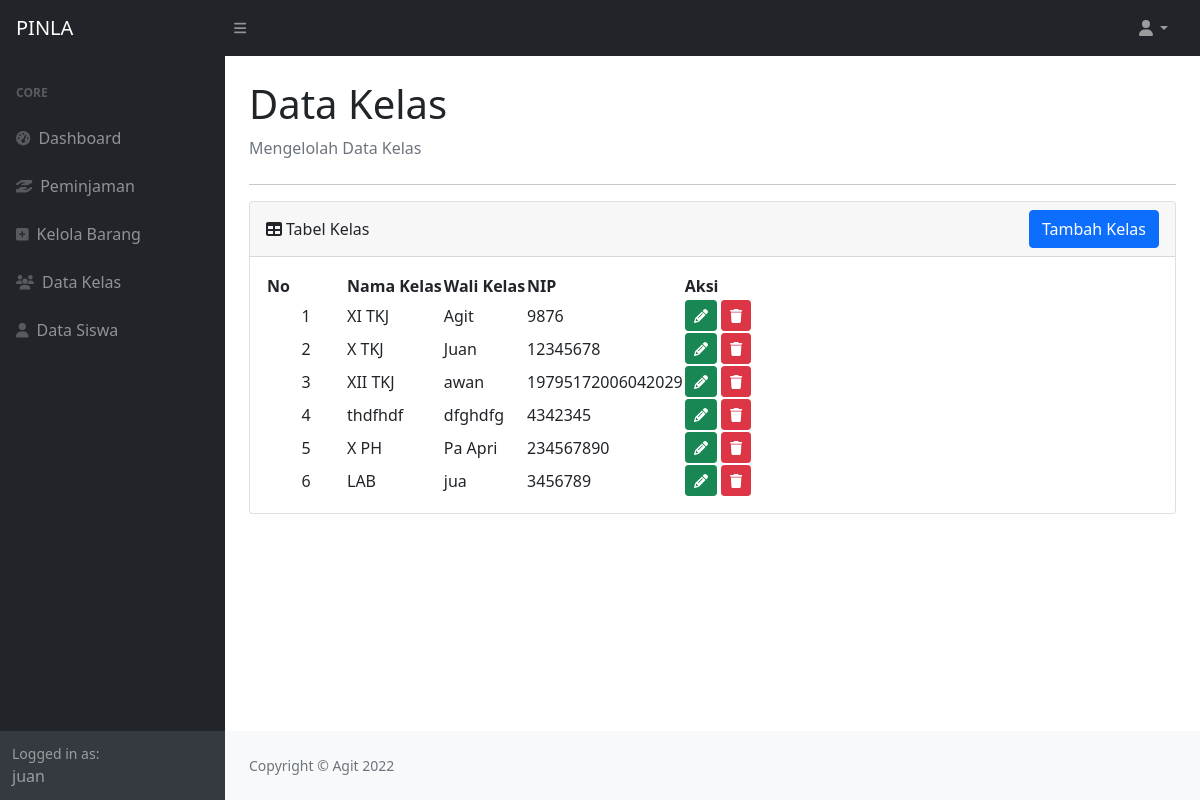
The page /data_kelas.php (signed in) on the database its author committed.
### tables this page shows
CREATE TABLE `tbl_kelas` (
  `id` int(11) NOT NULL,
  `nama` varchar(255) NOT NULL,
  `wali_kelas` varchar(255) NOT NULL,
  `nip` bigint(255) NOT NULL
);

### data_kelas.php (the view, shortened to what this page needs)
<!DOCTYPE html>
<?php
    include 'koneksi.php';
    $query  = "SELECT * FROM tbl_kelas;";
    $sql    = mysqli_query($conn, $query);
    $no     = 0;
?>
<html lang="en">
    <head>
        <link href="https://cdn.jsdelivr.net/npm/simple-datatables@latest/dist/style.css" rel="stylesheet" />
        <link href="css/styles.css" rel="stylesheet" />
    </head>
    <body class="sb-nav-fixed">
        <nav class="sb-topnav navbar navbar-expand navbar-dark bg-dark">
            <a class="navbar-brand ps-3" href="dashboard.php">PINLA</a>
            <button class="btn btn-link btn-sm order-1 order-lg-0 me-4 me-lg-0" id="sidebarToggle" href="#!"><i class="fas fa-bars"></i></button>
            <ul class="navbar-nav ms-auto ms-md-0 me-3 me-lg-4">
                <li class="nav-item dropdown">
                    <a class="nav-link dropdown-toggle" id="navbarDropdown" href="#" role="button" data-bs-toggle="dropdown" aria-expanded="false"><i class="fas fa-user fa-fw"></i></a>
                </li>
            </ul>
        </nav>
        <div id="layoutSidenav">
            <div id="layoutSidenav_nav">
                <nav class="sb-sidenav accordion sb-sidenav-dark" id="sidenavAccordion">
                    <div class="sb-sidenav-menu">
                        <div class="nav">
                            <div class="sb-sidenav-menu-heading">Core</div>
                            <a class="nav-link" href="dashboard.php">
                                <div class="sb-nav-link-icon"><i class="fas fa-tachometer-alt"></i></div>
                                Dashboard
                            </a>
                            <a class="nav-link" href="peminjaman.php">
                                <div class="sb-nav-link-icon"><i class="fa-solid fa-hand-holding-hand"></i></i></div>
                                Peminjaman
                            </a>
                            <a class="nav-link" href="kelola_barang.php">
                                <div class="sb-nav-link-icon"><i class="fa-solid fa-square-plus"></i></i></div>
                                Kelola Barang
                            </a>
                            <a class="nav-link" href="data_kelas.php">
                                <div class="sb-nav-link-icon"><i class="fa-solid fa-users"></i></div>
                                Data Kelas
                            </a>
                            <a class="nav-link" href="data_siswa.php">
                                <div class="sb-nav-link-icon"><i class="fa-solid fa-user"></i></div>
                                Data Siswa
                            </a>
                        </div>
                    </div>
                    <div class="sb-sidenav-footer">
                        <div class="small">Logged in as:</div>
                        <?php echo $_SESSION['username']; ?>
                    </div>
                </nav>
            </div>
            <div id="layoutSidenav_content">
                <main>
                    <div class="container-fluid px-4">
                        <h1 class="mt-4">Data Kelas</h1>
                        <ol class="breadcrumb mb-4">
                            <li class="breadcrumb-item active">Mengelolah Data Kelas</li>
                        </ol> <hr>
		                        <div class="card mb-4">
		                            <div class="card-header">
                                        <div class="d-flex align-items-center justify-content-between mb-0">
                                         <div class=" panel-title"><i class="fas fa-table me-1"></i>Tabel Kelas</div>
                                         <a href="tambah_kelas.php" type="button" class="btn btn-primary"> Tambah Kelas</a>
                                        </div>
                                    </div>
		                            <div class="card-body">
		                                <table id="datatablesSimple">
		                                    <thead>
		                                        <tr>
		                                        	<th width="80px">No</th>
		                                        	<th>Nama Kelas</th>
		                                        	<th>Wali Kelas</th>
                                                    <th>NIP</th>
		                                        	<th>Aksi</th>
		                                        </tr>
		                                    </thead>
		                                    <tbody>
                                                <?php
                                                    while($result = mysqli_fetch_assoc($sql)) {
                                                ?>
		                                    	<tr>
		                                    		<td><center><?php echo ++$no; ?></center></td>
                                                    <td><?php echo $result['nama']; ?></td>
                                                    <td><?php echo $result['wali_kelas']; ?></td>
                                                    <td><?php echo $result['nip']; ?></td>
                                                    <td>
                                                        <a href="tambah_kelas.php?ubah=<?php echo $result['id']; ?>" type="button" class="btn btn-success btn-sm" data-bs-toggle="tooltip" data-bs-placement="top" title="Edit"><i class=" fa fa-solid fa-pencil" ></i></a>
                                                        <a href="proses_kelas.php?hapus=<?php echo $result['id']; ?>" type="button" class="btn btn-danger btn-sm" data-bs-toggle="tooltip" data-bs-placement="top" title="Hapus"><i class="fa fa-solid fa-trash"></i></a>
                                                    </td>
                                                </tr>
                                                <?php
                                                    }
                                                ?>
		                                    </tbody>
		                                </table>
		                            </div>
		                        </div>
                     </div>
                </main>
                <footer class="py-4 bg-light mt-auto">
                    <div class="container-fluid px-4">
                        <div class="d-flex align-items-center justify-content-between small">
                            <div class="text-muted">Copyright &copy; Agit 2022</div>
                        </div>
                    </div>
                </footer>
            </div>
    </body>
</html>

### rows shown on the page
tbl_kelas: nama "XI TKJ", wali_kelas "Agit", nip "9876"
tbl_kelas: nama "X TKJ", wali_kelas "Juan", nip "12345678"
tbl_kelas: nama "XII TKJ", wali_kelas "awan", nip "19795172006042029"
tbl_kelas: nama "thdfhdf", wali_kelas "dfghdfg", nip "4342345"
tbl_kelas: nama "X PH", wali_kelas "Pa Apri", nip "234567890"
tbl_kelas: nama "LAB", wali_kelas "jua", nip "3456789"

### other values the page prints
$_SESSION['username'] "juan"
